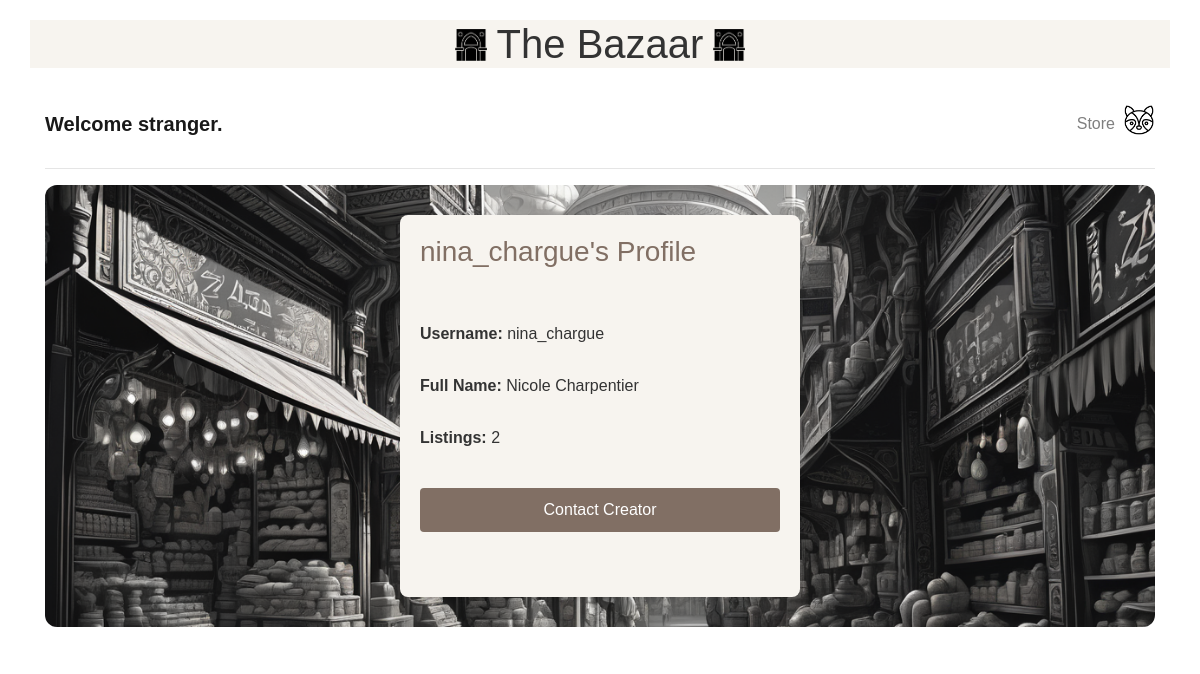
/user_profile/1/, run on an earlier commit of the app's database.
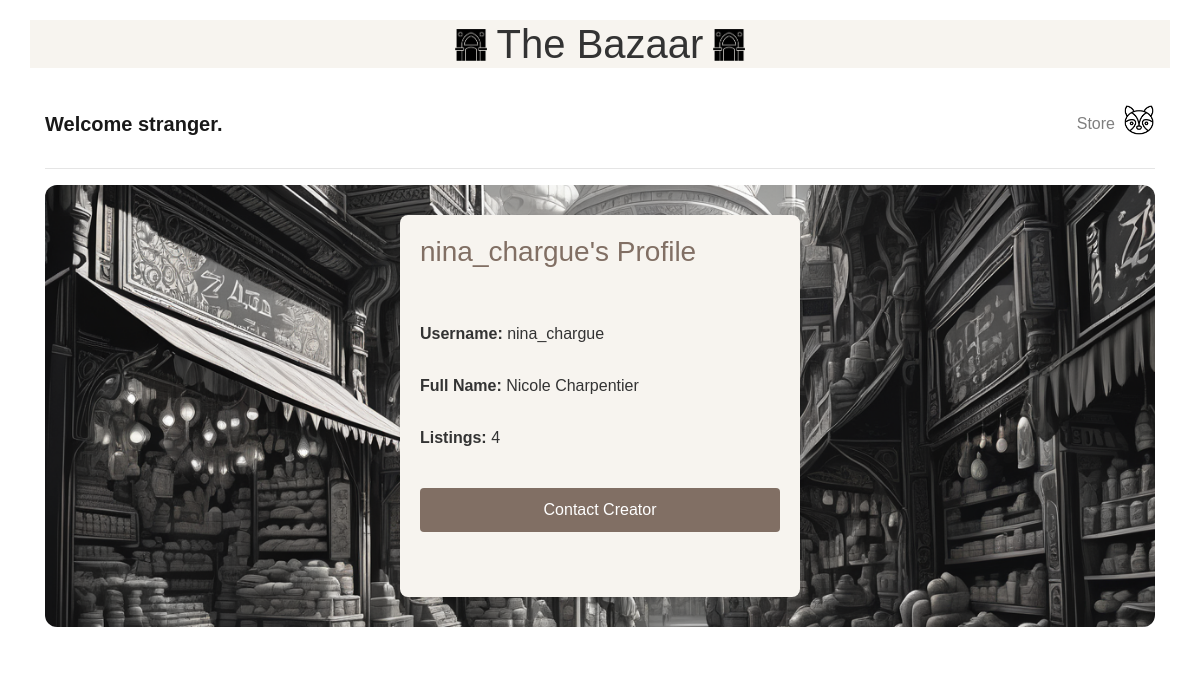
And on a later commit of the database.
### auctions/models.py (models this page shows)
class User(AbstractUser):
    name = models.CharField(max_length=100, default='')
    lastname = models.CharField(max_length=100, default='')

### auctions/views.py (the view)
# urls.py: path('user_profile/<int:user_id>/', views.user_profile, name='user_profile'),
def user_profile(request, user_id):
    user = get_object_or_404(User, id=user_id)
    context = {
        'profile_user': user,
        'is_creator': False,
        'is_own_profile': request.user.id == user.id,
    }
    return render(request, 'auctions/profile.html', context)

### auctions/templates/auctions/profile.html (shortened to what this page needs)
{% extends "auctions/layout.html" %}
{% block body %}
{% load static %}
    <div class="profile-background-container">
        <div class="form-container">
            <h3>{{ profile_user.username }}'s Profile</h3>
            <div class="profile-details">
                <div class="profile-field">
                    <label>Username:</label>
                    <span>{{ profile_user.username }}</span>
                </div>
                <div class="profile-field">
                    <label>Full Name:</label>
                    <span>{{ profile_user.first_name }} {{ profile_user.last_name }}</span>
                </div>
                <div class="profile-field">
                    <label>Listings:</label>
                    <span>{{ profile_user.listings.count }}</span>
                </div>
                {% if is_own_profile  %}
                <div class="profile-field">
                    <label>Email:</label>
                    <span>{{ profile_user.email }}</span>
                </div>
                <a href="{% url 'edit_profile' %}" class="button">Edit Profile</a>
                {% else %}
                <a href="mailto:{{ profile_user.email }}" class="button">Contact Creator</a>
                {% endif %}
            </div>
        </div>
    </div>
{% endblock %}

What changed in the data, as far as the page shows it:
changed User "nina_chargue": listings.count "2" → "4"
